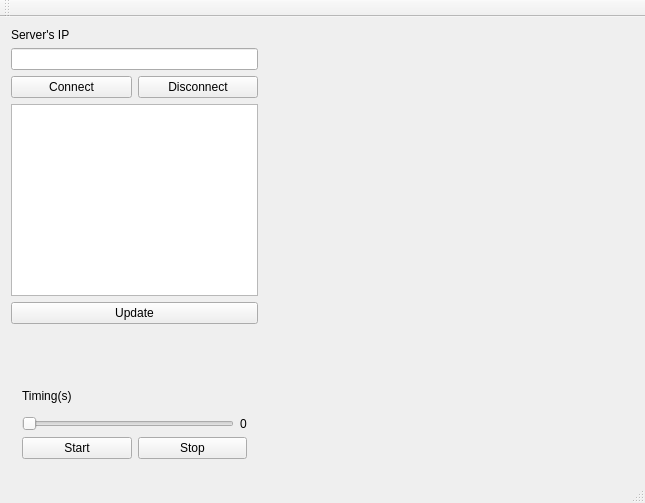
<?xml version="1.0" encoding="UTF-8"?>
<ui version="4.0">
 <class>MainWindow</class>
 <widget class="QMainWindow" name="MainWindow">
  <property name="geometry">
   <rect>
    <x>0</x>
    <y>0</y>
    <width>645</width>
    <height>503</height>
   </rect>
  </property>
  <property name="windowTitle">
   <string>Consumer</string>
  </property>
  <widget class="QWidget" name="centralWidget">
   <layout class="QGridLayout" name="gridLayout_3">
    <item row="0" column="0">
     <widget class="QLabel" name="labelTextIP">
      <property name="text">
       <string>Server's IP</string>
      </property>
     </widget>
    </item>
    <item row="1" column="0">
     <layout class="QHBoxLayout" name="horizontalLayout_3" stretch="40,60">
      <item>
       <layout class="QVBoxLayout" name="verticalLayout" stretch="0,0">
        <item>
         <layout class="QGridLayout" name="gridLayout">
          <item row="0" column="1">
           <widget class="QLineEdit" name="lineEditIP"/>
          </item>
          <item row="10" column="1">
           <spacer name="verticalSpacer">
            <property name="orientation">
             <enum>Qt::Vertical</enum>
            </property>
            <property name="sizeHint" stdset="0">
             <size>
              <width>20</width>
              <height>40</height>
             </size>
            </property>
           </spacer>
          </item>
          <item row="2" column="1">
           <widget class="QListWidget" name="listWidgetIPs"/>
          </item>
          <item row="3" column="1">
           <widget class="QPushButton" name="pushButtonUpdate">
            <property name="maximumSize">
             <size>
              <width>16777215</width>
              <height>25</height>
             </size>
            </property>
            <property name="text">
             <string>Update</string>
            </property>
           </widget>
          </item>
          <item row="1" column="1">
           <layout class="QHBoxLayout" name="horizontalLayout" stretch="50,50">
            <item>
             <widget class="QPushButton" name="pushButtonConnect">
              <property name="text">
               <string>Connect</string>
              </property>
             </widget>
            </item>
            <item>
             <widget class="QPushButton" name="pushButtonDisconnect">
              <property name="text">
               <string>Disconnect</string>
              </property>
             </widget>
            </item>
           </layout>
          </item>
         </layout>
        </item>
        <item>
         <widget class="QWidget" name="getDataTiming" native="true">
          <layout class="QGridLayout" name="gridLayout_2" rowstretch="0,0,100">
           <item row="0" column="0">
            <widget class="QLabel" name="labelTiming">
             <property name="text">
              <string>Timing(s)</string>
             </property>
            </widget>
           </item>
           <item row="1" column="0">
            <widget class="QSlider" name="horizontalSliderTiming">
             <property name="maximum">
              <number>75</number>
             </property>
             <property name="orientation">
              <enum>Qt::Horizontal</enum>
             </property>
            </widget>
           </item>
           <item row="1" column="1">
            <widget class="QLabel" name="labelTimingValue">
             <property name="text">
              <string>0</string>
             </property>
            </widget>
           </item>
           <item row="2" column="0" colspan="2">
            <layout class="QHBoxLayout" name="horizontalLayout_2" stretch="50,50">
             <item>
              <widget class="QPushButton" name="pushButtonStart">
               <property name="text">
                <string>Start</string>
               </property>
              </widget>
             </item>
             <item>
              <widget class="QPushButton" name="pushButtonStop">
               <property name="text">
                <string>Stop</string>
               </property>
              </widget>
             </item>
            </layout>
           </item>
          </layout>
         </widget>
        </item>
       </layout>
      </item>
      <item>
       <widget class="Plotter" name="widgetPlot" native="true">
        <property name="styleSheet">
         <string notr="true"/>
        </property>
       </widget>
      </item>
     </layout>
    </item>
   </layout>
  </widget>
  <widget class="QMenuBar" name="menuBar">
   <property name="geometry">
    <rect>
     <x>0</x>
     <y>0</y>
     <width>645</width>
     <height>22</height>
    </rect>
   </property>
  </widget>
  <widget class="QToolBar" name="mainToolBar">
   <property name="mouseTracking">
    <bool>false</bool>
   </property>
   <attribute name="toolBarArea">
    <enum>TopToolBarArea</enum>
   </attribute>
   <attribute name="toolBarBreak">
    <bool>false</bool>
   </attribute>
  </widget>
  <widget class="QStatusBar" name="statusBar"/>
 </widget>
 <layoutdefault spacing="6" margin="11"/>
 <customwidgets>
  <customwidget>
   <class>Plotter</class>
   <extends>QWidget</extends>
   <header>plotter.h</header>
   <container>1</container>
  </customwidget>
 </customwidgets>
 <resources/>
 <connections>
  <connection>
   <sender>horizontalSliderTiming</sender>
   <signal>valueChanged(int)</signal>
   <receiver>labelTimingValue</receiver>
   <slot>setNum(int)</slot>
   <hints>
    <hint type="sourcelabel">
     <x>210</x>
     <y>412</y>
    </hint>
    <hint type="destinationlabel">
     <x>247</x>
     <y>427</y>
    </hint>
   </hints>
  </connection>
 </connections>
</ui>
